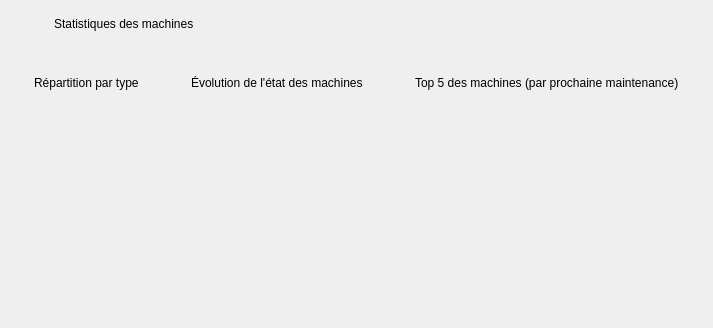
                      <widget class="QFrame" name="cardStatsMachine">
                       <property name="frameShape">
                        <enum>QFrame::NoFrame</enum>
                       </property>
                       <property name="role" stdset="0">
                        <string>card</string>
                       </property>
                       <layout class="QVBoxLayout" name="cardLayoutStatsMachine" stretch="0,1">
                        <property name="spacing">
                         <number>0</number>
                        </property>
                        <property name="leftMargin">
                         <number>0</number>
                        </property>
                        <property name="topMargin">
                         <number>0</number>
                        </property>
                        <property name="rightMargin">
                         <number>0</number>
                        </property>
                        <property name="bottomMargin">
                         <number>0</number>
                        </property>
                        <item>
                         <widget class="QFrame" name="headerStatsMachine">
                          <property name="frameShape">
                           <enum>QFrame::NoFrame</enum>
                          </property>
                          <property name="role" stdset="0">
                           <string>cardHeader</string>
                          </property>
                          <property name="minimumSize">
                           <size>
                            <width>0</width>
                            <height>48</height>
                           </size>
                          </property>
                          <property name="maximumSize">
                           <size>
                            <width>16777215</width>
                            <height>48</height>
                           </size>
                          </property>
                          <layout class="QHBoxLayout" name="headerLayoutStatsMachine">
                           <property name="spacing">
                            <number>12</number>
                           </property>
                           <property name="leftMargin">
                            <number>14</number>
                           </property>
                           <property name="topMargin">
                            <number>0</number>
                           </property>
                           <property name="rightMargin">
                            <number>14</number>
                           </property>
                           <property name="bottomMargin">
                            <number>0</number>
                           </property>
                           <item>
                            <widget class="QLabel" name="iconCardStatsMachine">
                             <property name="role" stdset="0">
                              <string>cardIcon</string>
                             </property>
                             <property name="alignment">
                              <set>Qt::AlignCenter</set>
                             </property>
                             <property name="minimumSize">
                              <size>
                               <width>28</width>
                               <height>28</height>
                              </size>
                             </property>
                             <property name="maximumSize">
                              <size>
                               <width>28</width>
                               <height>28</height>
                              </size>
                             </property>
                            </widget>
                           </item>
                           <item>
                            <widget class="QLabel" name="titleCardStatsMachine">
                             <property name="text">
                              <string>Statistiques des machines</string>
                             </property>
                             <property name="role" stdset="0">
                              <string>cardTitle</string>
                             </property>
                            </widget>
                           </item>
                           <item>
                            <spacer name="spacerHeaderStatsMachine">
                             <property name="orientation">
                              <enum>Qt::Horizontal</enum>
                             </property>
                             <property name="sizeHint" stdset="0">
                              <size>
                               <width>0</width>
                               <height>20</height>
                              </size>
                             </property>
                            </spacer>
                           </item>
                          </layout>
                         </widget>
                        </item>
                        <item>
                         <widget class="QWidget" name="bodyStatsMachine">
                          <layout class="QHBoxLayout" name="bodyStatsLayoutMachine" stretch="10,12,10">
                           <property name="spacing">
                            <number>16</number>
                           </property>
                           <property name="leftMargin">
                            <number>16</number>
                           </property>
                           <property name="topMargin">
                            <number>14</number>
                           </property>
                           <property name="rightMargin">
                            <number>16</number>
                           </property>
                           <property name="bottomMargin">
                            <number>16</number>
                           </property>
                           <item>
                            <widget class="QFrame" name="boxTypeMachine">
                             <property name="frameShape">
                              <enum>QFrame::NoFrame</enum>
                             </property>
                             <property name="role" stdset="0">
                              <string>box</string>
                             </property>
                             <property name="minimumSize">
                              <size>
                               <width>0</width>
                               <height>250</height>
                              </size>
                             </property>
                             <layout class="QVBoxLayout" name="boxLayoutTypeMachine" stretch="0,1">
                              <property name="leftMargin">
                               <number>18</number>
                              </property>
                              <property name="topMargin">
                               <number>14</number>
                              </property>
                              <property name="rightMargin">
                               <number>18</number>
                              </property>
                              <property name="bottomMargin">
                               <number>14</number>
                              </property>
                              <item>
                               <widget class="QLabel" name="labelBoxTypeMachine">
                                <property name="text">
                                 <string>Répartition par type</string>
                                </property>
                                <property name="role" stdset="0">
                                 <string>boxTitle</string>
                                </property>
                               </widget>
                              </item>
                              <item>
                               <widget class="MachDonutChart" name="donutChartMachine" />
                              </item>
                             </layout>
                            </widget>
                           </item>
                           <item>
                            <widget class="QFrame" name="boxEvolutionMachine">
                             <property name="frameShape">
                              <enum>QFrame::NoFrame</enum>
                             </property>
                             <property name="role" stdset="0">
                              <string>box</string>
                             </property>
                             <property name="minimumSize">
                              <size>
                               <width>0</width>
                               <height>250</height>
                              </size>
                             </property>
                             <layout class="QVBoxLayout" name="boxLayoutEvolutionMachine" stretch="0,1">
                              <property name="leftMargin">
                               <number>18</number>
                              </property>
                              <property name="topMargin">
                               <number>14</number>
                              </property>
                              <property name="rightMargin">
                               <number>18</number>
                              </property>
                              <property name="bottomMargin">
                               <number>14</number>
                              </property>
                              <item>
                               <widget class="QLabel" name="labelBoxEvolutionMachine">
                                <property name="text">
                                 <string>Évolution de l'état des machines</string>
                                </property>
                                <property name="role" stdset="0">
                                 <string>boxTitle</string>
                                </property>
                               </widget>
                              </item>
                              <item>
                               <widget class="MachLineChart" name="lineChartMachine" />
                              </item>
                             </layout>
                            </widget>
                           </item>
                           <item>
                            <widget class="QFrame" name="boxTopMachine">
                             <property name="frameShape">
                              <enum>QFrame::NoFrame</enum>
                             </property>
                             <property name="role" stdset="0">
                              <string>box</string>
                             </property>
                             <property name="minimumSize">
                              <size>
                               <width>0</width>
                               <height>250</height>
                              </size>
                             </property>
                             <layout class="QVBoxLayout" name="boxLayoutTopMachine" stretch="0,1">
                              <property name="leftMargin">
                               <number>18</number>
                              </property>
                              <property name="topMargin">
                               <number>14</number>
                              </property>
                              <property name="rightMargin">
                               <number>18</number>
                              </property>
                              <property name="bottomMargin">
                               <number>14</number>
                              </property>
                              <item>
                               <widget class="QLabel" name="labelBoxTopMachine">
                                <property name="text">
                                 <string>Top 5 des machines (par prochaine maintenance)</string>
                                </property>
                                <property name="role" stdset="0">
                                 <string>boxTitle</string>
                                </property>
                               </widget>
                              </item>
                              <item>
                               <widget class="TopBars" name="topBarsMachine" />
                              </item>
                             </layout>
                            </widget>
                           </item>
                          </layout>
                         </widget>
                        </item>
                       </layout>
                      </widget>
